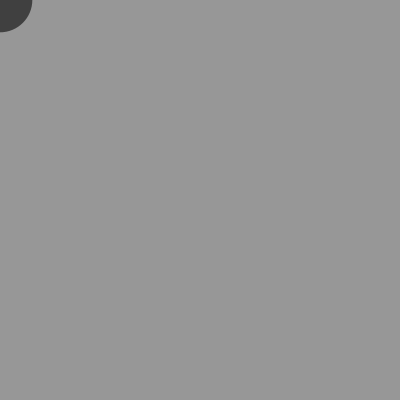
Frame 1 (no input)
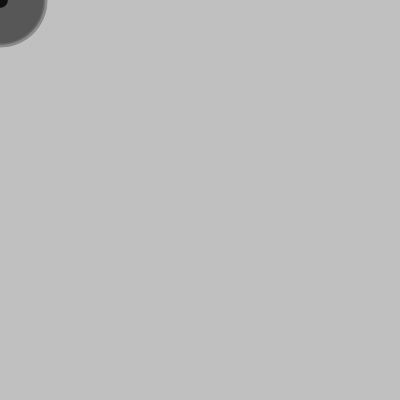
Frame 60 (the mouse pressed at the canvas centre just before this capture)
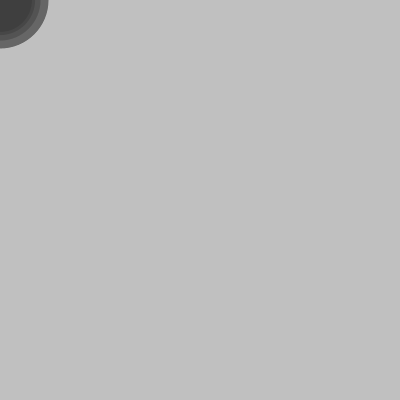
Frame 120 (the mouse held since frame 60 and released just before this capture)

The Processing sketch that drew these frames (run headless with seeded random() and noise(); from frame 60 on, the mouse is pressed at the canvas centre):

// Processing sketch: processing_41172
// ── processing_41172.pde

float x;
int xEllipse=0;
int yEllipse=0;


void setup (){
size (400,400);
background(150);
smooth();

  
}
 
void draw(){
  x = random(100);
  
  println(x);
  
noStroke();
fill(200,2);
rect(0,0,width,height);

fill(x);

if (mousePressed && dist(xEllipse, yEllipse, mouseX, mouseY) < 50){
  xEllipse = mouseX;
  yEllipse = mouseY;
}

ellipse(xEllipse, yEllipse, x, x);
}
